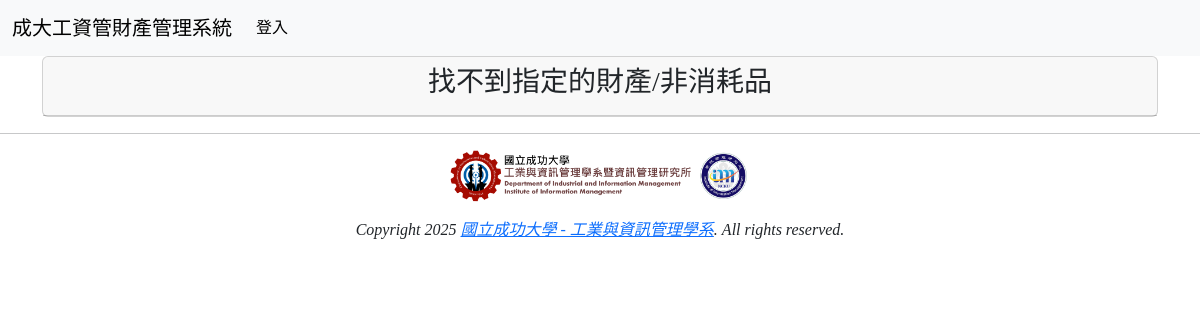
Before: /detail/12 with the older database file.
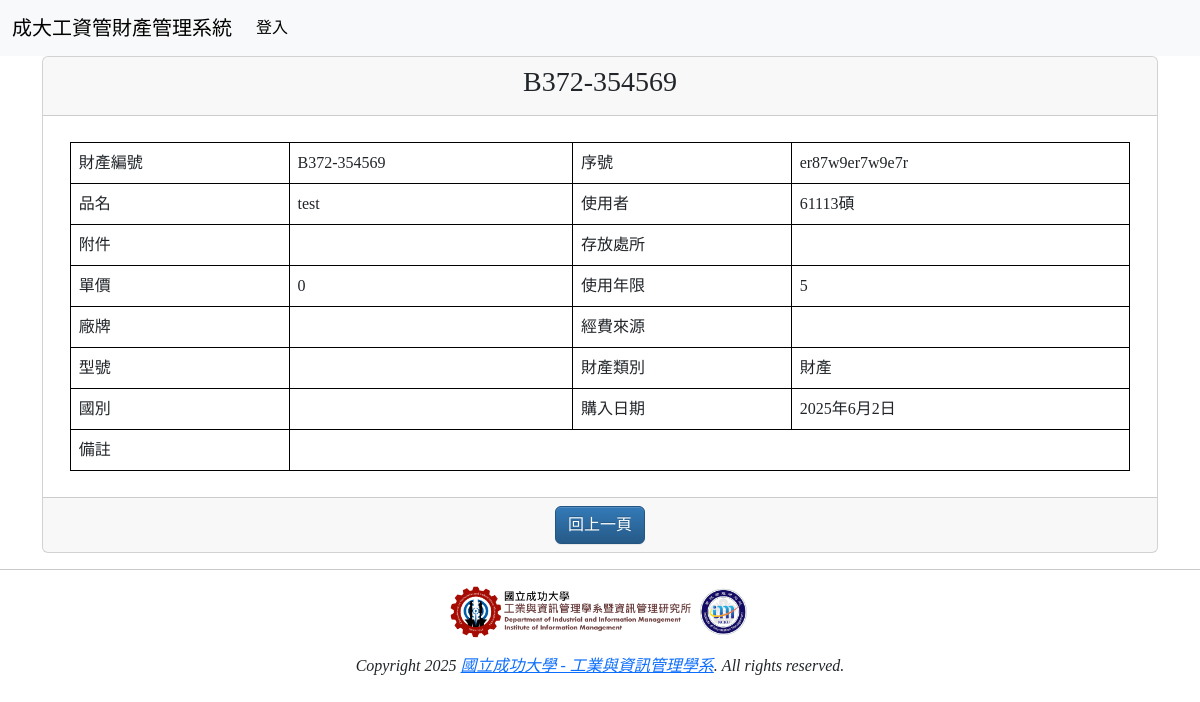
After: the same page with the newer database file.
### mysite/models.py (models this page shows, shortened)
class Asset(models.Model):
    ASSET_TYPE_CHOICES = [
        ('財產', '財產'),
        ('非消耗品', '非消耗品'),
    ]
    asset_code = models.CharField(max_length=20, unique=True, verbose_name="財編")
    name = models.CharField(max_length=20, verbose_name="品名")
    accessories = models.TextField(blank=True, null=True, default="暫無附件", verbose_name="附件")
    unit_price = models.PositiveIntegerField(default=0, verbose_name="單價")
    brand = models.CharField(max_length=10, blank=True, null=True, verbose_name="廠牌")
    model = models.CharField(max_length=50, blank=True, null=True, verbose_name="型號")
    origin_country = models.CharField(max_length=10, blank=True, null=True, verbose_name="國別")
    serial_number = models.CharField(max_length=50, blank=True, null=True, verbose_name="序號")
    user = models.ForeignKey(AssetUserProfile, on_delete=models.CASCADE, verbose_name="使用者")
    location = models.CharField(max_length=20, blank=True, null=True, verbose_name="存放處所")
    lifespan_years = models.PositiveIntegerField(default=0, verbose_name="使用年限")
    funding_source = models.CharField(max_length=10, blank=True, null=True, verbose_name="經費來源")
    asset_type = models.CharField(max_length=20, choices=ASSET_TYPE_CHOICES, verbose_name="財產類別")
    purchase_date = models.DateField(blank=True, null=True, verbose_name="購入日期")
    note = models.TextField(blank=True, null=True, verbose_name="備註")
    class Meta:
        ordering = ["asset_code", "name", "user", "purchase_date"]

class AssetUserProfile(models.Model):
    userid = models.CharField(max_length=10, unique=True, verbose_name="使用者編號")
    username = models.CharField(max_length=10, verbose_name="使用者名稱")
    class Meta:
        ordering = ["userid"]
    def __str__(self):
        return f"{self.username}"

### mysite/views.py (the view)
# urls.py: path('detail/<int:id>', views.detail, name = 'detail-url'),
def detail(request, id):
    if "user_role" in request.session and request.session["user_role"] != None:
        user_role = request.session["user_role"]
    try:
        asset = models.Asset.objects.get(id=id)
    except:
        pass
    return render(request, "detail.html", locals())

### templates/detail.html (shortened to what this page needs)
{% extends "base.html" %}
{% block content %}
<div class='container'>
    <div class="row">
        <div class="col-md-12">
            <div class="card">
                {% if asset %}
                    <div class="card-header" align="center">
                        <h3>{{ asset.asset_code }}</h3>
                    </div>
                    <div class="card-body">
                        <table style="width: 98%; margin: 10px auto; padding: 10px;">
                            <tr>
                                <td>財產編號</td>
                                <td>{{ asset.asset_code }}</td>
                                <td>序號</td>
                                <td>{{ asset.serial_number }}</td>
                            </tr>
                            <tr>
                                <td>品名</td>
                                <td>{{ asset.name }}</td>
                                <td>使用者</td>
                                <td>{{ asset.user }}</td>
                            </tr>
                            <tr>
                                <td>附件</td>
                                <td>{{ asset.accessories }}</td>
                                <td>存放處所</td>
                                <td>{{ asset.location }}</td>
                            </tr>
                            <tr>
                                <td>單價</td>
                                <td>{{ asset.unit_price }}</td>
                                <td>使用年限</td>
                                <td>{{ asset.lifespan_years }}</td>
                            </tr>
                            <tr>
                                <td>廠牌</td>
                                <td>{{ asset.brand }}</td>
                                <td>經費來源</td>
                                <td>{{ asset.funding_source }}</td>
                            </tr>
                            <tr>
                                <td>型號</td>
                                <td>{{ asset.model }}</td>
                                <td>財產類別</td>
                                <td>{{ asset.asset_type }}</td>
                            </tr>
                            <tr>
                                <td>國別</td>
                                <td>{{ asset.origin_country }}</td>
                                <td>購入日期</td>
                                <td>{{ asset.purchase_date }}</td>
                            </tr>
                            <tr>
                                <td>備註</td>
                                <td colspan="3">{{ asset.note }}</td>
                            </tr>
                        </table>
                    </div>
                    <div class="card-footer" align="center">
                        <button type="button" class="btn btn-primary" onclick="history.back()">回上一頁</button>
                    </div>
                {% else %}
                    <div class="card-header" align="center">
                        <h3>找不到指定的財產/非消耗品</h3>
                    </div>
                {% endif %}
            </div>
        </div>
    </div>
</div>
{% endblock %}

Changed rows visible on the page:
added Asset: asset_code "B372-354569", serial_number "er87w9er7w9e7r", name "test", user "61113碩", unit_price "0", lifespan_years "5", asset_type "財產", purchase_date "2025年6月2日"
Other visible differences:
text no longer shown: "找不到指定的財產/非消耗品"
text now shown: "財產編號 序號 品名 使用者 附件 存放處所 單價 使用年限 廠牌 經費來源 型號 財產類別 國別 購入日期 備註 回上一頁"
